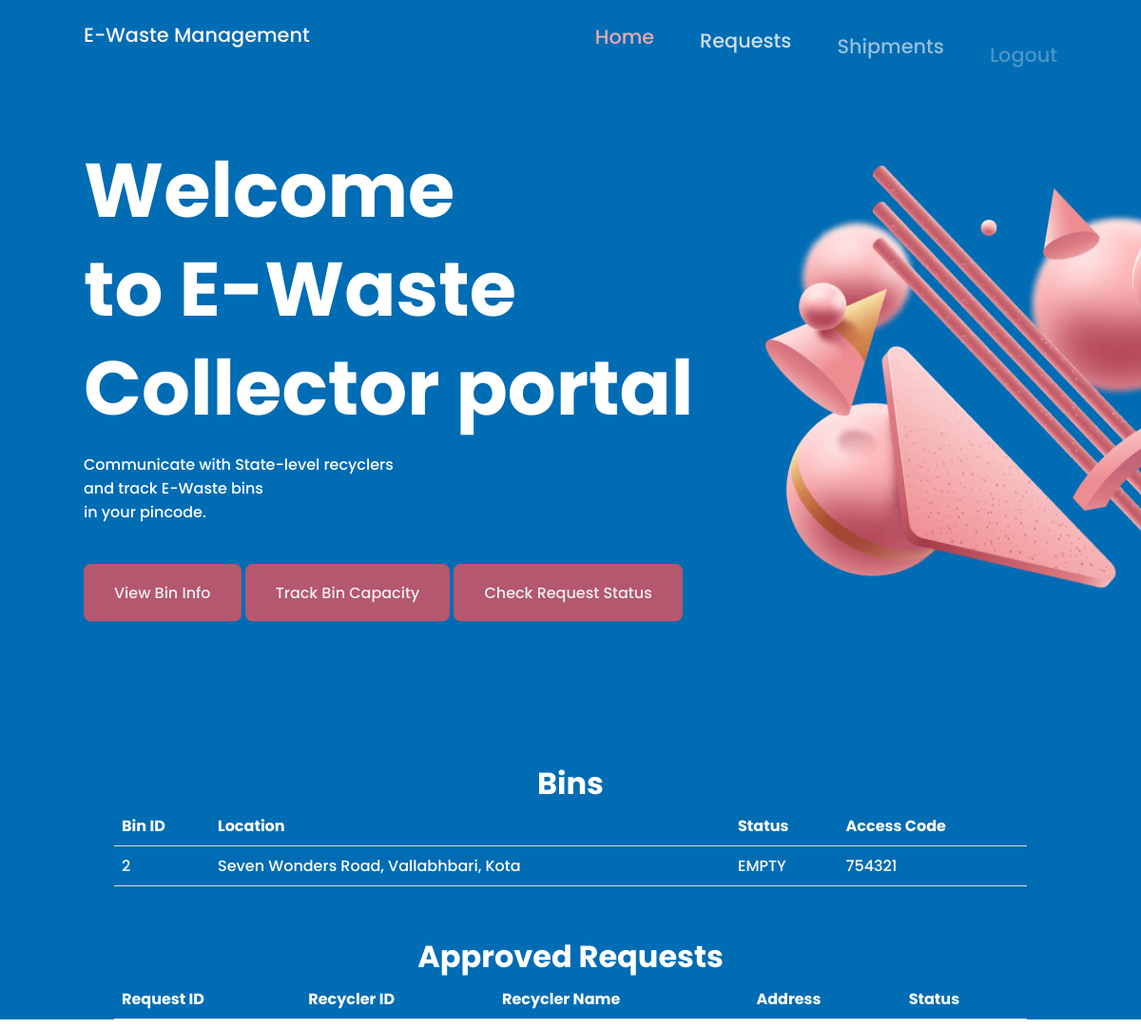
The page /col_homepage.php (signed in) on the database its author committed.
### tables this page shows
CREATE TABLE `bin` (
  `bin_id` int(11) NOT NULL,
  `bin_loc` text NOT NULL,
  `bin_pin` bigint(20) NOT NULL,
  `status` text NOT NULL,
  `ind_accesscode` bigint(20) NOT NULL,
  `col_accesscode` bigint(20) NOT NULL
);

### col_homepage.php (the view, shortened to what this page needs)
<?php
	require_once('dbconfig/config.php');
?>
<!DOCTYPE html>
<html lang="en">
    <head>
        <link href='https://cdn.jsdelivr.net/npm/boxicons@2.0.5/css/boxicons.min.css' rel='stylesheet'>
        <link rel="stylesheet" href="css/col_homepagestyle.css">
    </head>
    <body>
        <header class="l-header">
        <nav class="nav bd-grid">
                <div>
                    <a href="#" class="nav__logo">E-Waste Management</a>
                </div>
                <div class="nav__menu" id="nav-menu">
                    <ul class="nav__list">
                        <li class="nav__item"><a href="col_homepage.php" class="nav__link active">Home</a></li>
                        <li class="nav__item"><a href="col_requests.php" class="nav__link">Requests</a></li>
                        <li class="nav__item"><a href="col_shipments.php" class="nav__link">Shipments</a></li>
                        <li class="nav__item"><a href="logout.php" class="nav__link">Logout</a></li>
                    </ul>
                </div>
            </nav>
        </header>
        <main class="l-main">
            <section class="home" id="home">
                <div class="home__container bd-grid">
                    <div class="home__img">
                        <img src="img/img5.png" alt="" data-speed="-2" class="move">
                    </div>
                    <div class="home__data">
                        <h1 class="home__title">Welcome<br> to E-Waste <br> Collector portal</h1>
                        <p class="home__description">Communicate with State-level recyclers <br> and track E-Waste bins<br>in your pincode.</p>
                        <a href="#bin" class="home__button">View Bin Info</a>
                        <a href="https://e-waste-management-portal.eu-gb.mybluemix.net/ui/#!/0?socketid=OAfBIkJjgIXItWUJAAAO" target="_blank" class="home__button">Track Bin Capacity</a>
                        <a href="#request" class="home__button">Check Request Status</a>
                    </div>
                </div>
            </section>
        </main>
        <div id="bin" class="home__data">
        <center><h1>Bins</h1></center>
            <table>
                <tr>
                    <th>Bin ID</th>
                    <th>Location</th>
                    <th>Status</th>
                    <th>Access Code</th>
                </tr>
                <?php
                    $cp=$_SESSION['pin'];
                    $query1="Select * from bin where bin_pin='$cp'";
                    $res1=mysqli_query($con,$query1);
                    while($rows=$res1->fetch_assoc()){
                        ?>
                    <tr>
                    <td>
                        <?php
                            echo $rows['bin_id'];
                        ?>
                    </td>
                    <td>
                        <?php
                            echo $rows['bin_loc'];
                        ?>
                    </td>
                    <td>
                        <?php
                            echo $rows['status'];
                        ?>
                    </td>
                    <td>
                        <?php
                            echo $rows['col_accesscode'];
                        ?>
                    </td>
                    </tr>
                    <?php } ?>
            </table>
        </div>
        <div id="request" class="home__data">
        <br><br><center><h1>Approved Requests</h1></center>
            <table>
                <tr>
                    <th>Request ID</th>
                    <th>Recycler ID</th>
                    <th>Recycler Name</th>
                    <th>Address</th>
                    <th>Status</th>
                </tr>
            </table>
        </div>
    </body>
</html>

### css/col_homepagestyle.css (style rules this page uses)
:root { --header-height: 3rem; --first-color: rgb(0, 108, 180); --first-color-dark: #C1576A; --first-color-darken: #A83E51; --white-color: #FCF8F8; --body-font: 'Poppins', sans-serif; --big-font-size: 2.5rem; --normal-font-size: .938rem; --z-fixed: 100; }
@media screen and (min-width: 768px) { :root { --big-font-size: 5rem; --normal-font-size: 1rem; } }
*,::before,::after { box-sizing: border-box; }
body { margin: var(--header-height) 0 0 0; padding: 0; font-family: var(--body-font); font-size: var(--normal-font-size); font-weight: 500; }
h1,p,ul { margin: 0; background-color: var(--first-color); color:white; }
ul { padding: 0; list-style: none; }
a { text-decoration: none; }
img { max-width: 100%; height: auto; }
table { border-collapse: collapse; width: 80%; background-color: rgb(0, 108, 180); color:white; margin-left:auto; margin-right:auto; }
#bin,#request { background-color: rgb(0, 108, 180); }
th, td { padding: 8px; text-align: left; border-bottom: 1px solid #ddd; }
.bd-grid { max-width: 1024px; display: grid; grid-template-columns: 100%; column-gap: 2rem; width: calc(100% - 2rem); margin-left: 1rem; margin-right: 1rem; }
.l-header { width: 100%; position: fixed; top: 0; left: 0; z-index: var(--z-fixed); background-color: var(--first-color); }
.nav { height: var(--header-height); display: flex; justify-content: space-between; align-items: center; }
.nav__item { margin-bottom: 2rem; }
.nav__link.active { color:#f5aeb0; }
.nav__close, .nav__link, .nav__logo, .nav__toggle { color: var(--white-color); }
.nav__logo { font-size: 1.3rem; }
.home { background-color: var(--first-color); overflow: hidden; }
.home__container { height: calc(100vh - var(--header-height)); grid-template-rows: repeat(2, max-content); row-gap: 1.5rem; }
.home__img { position: relative; padding-top: 1.5rem; justify-self: center; width: 302px; height: 233px; }
.home__img img { position: absolute; top: 0; left: 0; }
.home__data { color: var(--white-color); }
.home__title { font-size: var(--big-font-size); line-height: 1.3; margin-bottom: 1rem; }
.home__description { margin-bottom: 2.5rem; }
.home__button { display: inline-block; background-color: var(--first-color-dark); color: var(--white-color); padding: 1.125rem 2rem; border-radius: .5rem; }
@media screen and (min-width: 768px) { body { margin: 0; } }
@media screen and (min-width: 768px) { .nav { height: calc(var(--header-height) + 1.5rem); } }
@media screen and (min-width: 768px) { .nav__list { display: flex; font-size: 1.3rem; } }
@media screen and (min-width: 768px) { .nav__item { margin-left: 3rem; margin-bottom: 0; } }
@media screen and (min-width: 768px) { .home__container { height: 100vh; grid-template-columns: repeat(2, max-content); grid-template-rows: 1fr; row-gap: 0; align-items: center; justify-content: center; } }
@media screen and (min-width: 768px) { .home__img { order: 1; width: 375px; height: 289px; } }
@media screen and (min-width: 768px) { .home__img img { width: 375px; } }
@media screen and (min-width: 1024px) { .bd-grid { margin-left: auto; margin-right: auto; } }
@media screen and (min-width: 1024px) { .home__container { justify-content: initial; column-gap: 4.5rem; } }
@media screen and (min-width: 1024px) { .home__img { width: 604px; height: 466px; } }
@media screen and (min-width: 1024px) { .home__img img { width: 604px; } }

### rows shown on the page
bin: bin_id "2", bin_loc "Seven Wonders Road, Vallabhbari, Kota", status "EMPTY", col_accesscode "754321"
